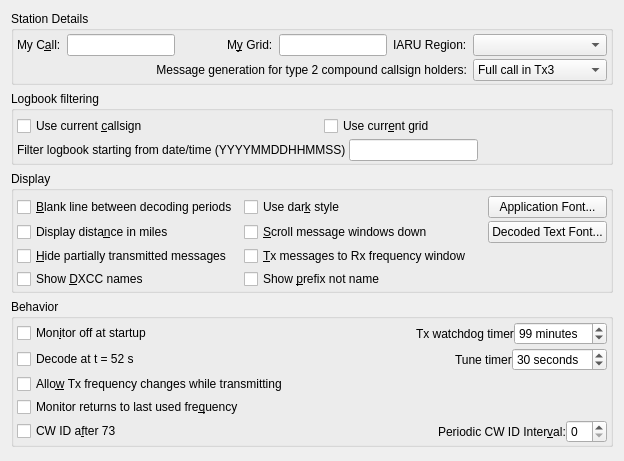
     <widget class="QWidget" name="general_tab">
      <attribute name="title">
       <string>Genera&amp;l</string>
      </attribute>
      <attribute name="toolTip">
       <string>General station details and settings.</string>
      </attribute>
      <layout class="QVBoxLayout" name="verticalLayout_4">
       <item>
        <widget class="QGroupBox" name="station_group_box">
         <property name="sizePolicy">
          <sizepolicy hsizetype="Preferred" vsizetype="Preferred">
           <horstretch>0</horstretch>
           <verstretch>0</verstretch>
          </sizepolicy>
         </property>
         <property name="title">
          <string>Station Details</string>
         </property>
         <layout class="QGridLayout" name="gridLayout_14">
          <property name="leftMargin">
           <number>3</number>
          </property>
          <property name="topMargin">
           <number>3</number>
          </property>
          <property name="rightMargin">
           <number>3</number>
          </property>
          <property name="bottomMargin">
           <number>1</number>
          </property>
          <property name="verticalSpacing">
           <number>3</number>
          </property>
          <item row="0" column="0">
           <widget class="QLabel" name="callsign_label">
            <property name="text">
             <string>My C&amp;all:</string>
            </property>
            <property name="buddy">
             <cstring>callsign_line_edit</cstring>
            </property>
           </widget>
          </item>
          <item row="0" column="1">
           <widget class="QLineEdit" name="callsign_line_edit">
            <property name="toolTip">
             <string>Station callsign.</string>
            </property>
           </widget>
          </item>
          <item row="0" column="2">
           <spacer name="horizontalSpacer_4">
            <property name="orientation">
             <enum>Qt::Horizontal</enum>
            </property>
            <property name="sizeHint" stdset="0">
             <size>
              <width>40</width>
              <height>20</height>
             </size>
            </property>
           </spacer>
          </item>
          <item row="0" column="3">
           <widget class="QLabel" name="grid_label">
            <property name="text">
             <string>M&amp;y Grid:</string>
            </property>
            <property name="buddy">
             <cstring>grid_line_edit</cstring>
            </property>
           </widget>
          </item>
          <item row="0" column="4">
           <widget class="QLineEdit" name="grid_line_edit">
            <property name="toolTip">
             <string>Maidenhead locator (only the first four characters are required).</string>
            </property>
           </widget>
          </item>
          <item row="0" column="5">
           <widget class="QLabel" name="label_121">
            <property name="text">
             <string>IARU Region:</string>
            </property>
            <property name="buddy">
             <cstring>region_combo_box</cstring>
            </property>
           </widget>
          </item>
          <item row="0" column="6">
           <widget class="QComboBox" name="region_combo_box">
            <property name="toolTip">
             <string>&lt;html&gt;&lt;head/&gt;&lt;body&gt;&lt;p&gt;Select your IARU region.&lt;/p&gt;&lt;/body&gt;&lt;/html&gt;</string>
            </property>
           </widget>
          </item>
          <item row="1" column="6">
           <widget class="QComboBox" name="type_2_msg_gen_combo_box">
            <property name="enabled">
             <bool>true</bool>
            </property>
            <property name="toolTip">
             <string>&lt;html&gt;&lt;head/&gt;&lt;body&gt;&lt;p&gt;Type 2 compound callsigns are those with prefixes or suffixes not included in the allowed shortlist (See Help-&amp;gt;Add-on prefixes and suffixes).&lt;/p&gt;&lt;p&gt;This option determines which generated messages should contain your full type 2 compound call sign rather than your base callsign. It only applies if you have a type 2 compound callsign.&lt;/p&gt;&lt;p&gt;This option controls the way the messages that are used to answer CQ calls are generated. Generated messages 6 (CQ) and 5 (73) will always contain your full callsign. The JT65 and JT9 protocols allow for some standard messages with your full call at the expense of another piece of information such as the DX call or your locator.&lt;/p&gt;&lt;p&gt;Choosing message 1 omits the DX callsign which may be an issue when replying to CQ calls. Choosing message 3 also omits the DX callsign and many versions of this and other software will not extract the report. Choosing neither means that your full callsign only goes in your message 5 (73) so your QSO partner my log the wrong callsign.&lt;/p&gt;&lt;p&gt;None of these options are perfect, message 3 is best but be aware your QSO partner may not log the report you send them.&lt;/p&gt;&lt;/body&gt;&lt;/html&gt;</string>
            </property>
            <property name="currentIndex">
             <number>1</number>
            </property>
            <item>
             <property name="text">
              <string>Full call in Tx1</string>
             </property>
            </item>
            <item>
             <property name="text">
              <string>Full call in Tx3</string>
             </property>
            </item>
            <item>
             <property name="text">
              <string>Full call in Tx5 only</string>
             </property>
            </item>
           </widget>
          </item>
          <item row="1" column="0" colspan="6">
           <widget class="QLabel" name="label_5">
            <property name="text">
             <string>Message generation for type 2 compound callsign holders:</string>
            </property>
            <property name="alignment">
             <set>Qt::AlignRight|Qt::AlignTrailing|Qt::AlignVCenter</set>
            </property>
            <property name="buddy">
             <cstring>type_2_msg_gen_combo_box</cstring>
            </property>
           </widget>
          </item>
         </layout>
        </widget>
       </item>
       <item>
        <widget class="QGroupBox" name="groupBox_13">
         <property name="minimumSize">
          <size>
           <width>0</width>
           <height>60</height>
          </size>
         </property>
         <property name="title">
          <string>Logbook filtering</string>
         </property>
         <layout class="QGridLayout" name="gridLayout_42">
          <property name="leftMargin">
           <number>3</number>
          </property>
          <property name="topMargin">
           <number>3</number>
          </property>
          <property name="rightMargin">
           <number>3</number>
          </property>
          <property name="bottomMargin">
           <number>1</number>
          </property>
          <item row="0" column="0">
           <layout class="QVBoxLayout" name="verticalLayout_22">
            <property name="spacing">
             <number>3</number>
            </property>
            <property name="topMargin">
             <number>2</number>
            </property>
            <item>
             <layout class="QHBoxLayout" name="horizontalLayout_38">
              <item>
               <widget class="QCheckBox" name="callNotif_check_box">
                <property name="text">
                 <string>Use current &amp;callsign</string>
                </property>
               </widget>
              </item>
              <item>
               <spacer name="horizontalSpacer_32">
                <property name="orientation">
                 <enum>Qt::Horizontal</enum>
                </property>
                <property name="sizeHint" stdset="0">
                 <size>
                  <width>10</width>
                  <height>5</height>
                 </size>
                </property>
               </spacer>
              </item>
              <item>
               <widget class="QCheckBox" name="gridNotif_check_box">
                <property name="text">
                 <string>Use curr&amp;ent grid</string>
                </property>
               </widget>
              </item>
              <item>
               <spacer name="horizontalSpacer_34">
                <property name="orientation">
                 <enum>Qt::Horizontal</enum>
                </property>
                <property name="sizeHint" stdset="0">
                 <size>
                  <width>10</width>
                  <height>5</height>
                 </size>
                </property>
               </spacer>
              </item>
             </layout>
            </item>
            <item>
             <layout class="QHBoxLayout" name="horizontalLayout_39">
              <item>
               <widget class="QLabel" name="label_25">
                <property name="text">
                 <string>Filter logbook starting from date/time (YYYYMMDDHHMMSS)</string>
                </property>
               </widget>
              </item>
              <item>
               <widget class="QLineEdit" name="logTime_line_edit">
                <property name="maxLength">
                 <number>14</number>
                </property>
               </widget>
              </item>
              <item>
               <spacer name="horizontalSpacer_33">
                <property name="orientation">
                 <enum>Qt::Horizontal</enum>
                </property>
                <property name="sizeHint" stdset="0">
                 <size>
                  <width>40</width>
                  <height>20</height>
                 </size>
                </property>
               </spacer>
              </item>
             </layout>
            </item>
           </layout>
          </item>
         </layout>
        </widget>
       </item>
       <item>
        <widget class="QGroupBox" name="display_group_box">
         <property name="sizePolicy">
          <sizepolicy hsizetype="Preferred" vsizetype="Preferred">
           <horstretch>0</horstretch>
           <verstretch>0</verstretch>
          </sizepolicy>
         </property>
         <property name="title">
          <string>Display</string>
         </property>
         <layout class="QGridLayout" name="gridLayout_4">
          <property name="leftMargin">
           <number>3</number>
          </property>
          <property name="topMargin">
           <number>3</number>
          </property>
          <property name="rightMargin">
           <number>3</number>
          </property>
          <property name="bottomMargin">
           <number>1</number>
          </property>
          <property name="verticalSpacing">
           <number>6</number>
          </property>
          <item row="0" column="1">
           <layout class="QGridLayout" name="gridLayout_21">
            <property name="topMargin">
             <number>2</number>
            </property>
            <property name="verticalSpacing">
             <number>3</number>
            </property>
            <item row="0" column="2">
             <widget class="QPushButton" name="font_push_button">
              <property name="toolTip">
               <string>Set the font characteristics for the application.</string>
              </property>
              <property name="text">
               <string>Application Font...</string>
              </property>
             </widget>
            </item>
            <item row="1" column="2">
             <widget class="QPushButton" name="decoded_text_font_push_button">
              <property name="toolTip">
               <string>Set the font characteristics for the Band Activity and Rx Frequency areas.</string>
              </property>
              <property name="text">
               <string>Decoded Text Font...</string>
              </property>
             </widget>
            </item>
            <item row="1" column="1">
             <widget class="QCheckBox" name="scroll_check_box">
              <property name="toolTip">
               <string>Scroll message windows down not up.</string>
              </property>
              <property name="text">
               <string>&amp;Scroll message windows down</string>
              </property>
             </widget>
            </item>
            <item row="1" column="0">
             <widget class="QCheckBox" name="miles_check_box">
              <property name="toolTip">
               <string>Show distance to DX station in miles rather than kilometers.</string>
              </property>
              <property name="text">
               <string>Display dista&amp;nce in miles</string>
              </property>
             </widget>
            </item>
            <item row="2" column="0">
             <widget class="QCheckBox" name="hide_TX_messages_check_box">
              <property name="toolTip">
               <string>&lt;html&gt;&lt;head/&gt;&lt;body&gt;&lt;p&gt;When TX message is changed previous message will not be shown if it was transmitted for less than 2 seconds.&lt;/p&gt;&lt;/body&gt;&lt;/html&gt;</string>
              </property>
              <property name="text">
               <string>&amp;Hide partially transmitted messages</string>
              </property>
             </widget>
            </item>
            <item row="3" column="1">
             <widget class="QCheckBox" name="countryPrefix_check_box">
              <property name="toolTip">
               <string>Append prefix instead of name.</string>
              </property>
              <property name="text">
               <string>Show &amp;prefix not name</string>
              </property>
             </widget>
            </item>
            <item row="2" column="1">
             <widget class="QCheckBox" name="TX_messages_check_box">
              <property name="enabled">
               <bool>true</bool>
              </property>
              <property name="toolTip">
               <string>Show outgoing transmitted messages in the Rx frequency window.</string>
              </property>
              <property name="text">
               <string>&amp;Tx messages to Rx frequency window</string>
              </property>
              <property name="checked">
               <bool>false</bool>
              </property>
             </widget>
            </item>
            <item row="3" column="0">
             <widget class="QCheckBox" name="countryName_check_box">
              <property name="toolTip">
               <string>Append DXCC names to decoded messages.</string>
              </property>
              <property name="text">
               <string>Show &amp;DXCC names</string>
              </property>
             </widget>
            </item>
            <item row="0" column="0">
             <widget class="QCheckBox" name="insert_blank_check_box">
              <property name="toolTip">
               <string>Include a separator line between periods in the band activity window.</string>
              </property>
              <property name="text">
               <string>&amp;Blank line between decoding periods</string>
              </property>
             </widget>
            </item>
            <item row="0" column="1">
             <layout class="QHBoxLayout" name="horizontalLayout_40">
              <item>
               <widget class="QCheckBox" name="useDarkStyle_check_box">
                <property name="text">
                 <string>Use dar&amp;k style</string>
                </property>
               </widget>
              </item>
              <item>
               <spacer name="horizontalSpacer_2">
                <property name="orientation">
                 <enum>Qt::Horizontal</enum>
                </property>
                <property name="sizeHint" stdset="0">
                 <size>
                  <width>0</width>
                  <height>0</height>
                 </size>
                </property>
               </spacer>
              </item>
             </layout>
            </item>
           </layout>
          </item>
         </layout>
        </widget>
       </item>
       <item>
        <widget class="QGroupBox" name="behaviour_group_box">
         <property name="title">
          <string>Behavior</string>
         </property>
         <layout class="QGridLayout" name="gridLayout_8">
          <property name="leftMargin">
           <number>3</number>
          </property>
          <property name="topMargin">
           <number>3</number>
          </property>
          <property name="rightMargin">
           <number>3</number>
          </property>
          <property name="bottomMargin">
           <number>1</number>
          </property>
          <property name="horizontalSpacing">
           <number>6</number>
          </property>
          <property name="verticalSpacing">
           <number>3</number>
          </property>
          <item row="0" column="0">
           <layout class="QHBoxLayout" name="horizontalLayout_32">
            <item>
             <widget class="QCheckBox" name="monitor_off_check_box">
              <property name="toolTip">
               <string>Don't start decoding until the monitor button is clicked.</string>
              </property>
              <property name="text">
               <string>Mon&amp;itor off at startup</string>
              </property>
              <property name="checked">
               <bool>false</bool>
              </property>
             </widget>
            </item>
            <item>
             <spacer name="horizontalSpacer_18">
              <property name="orientation">
               <enum>Qt::Horizontal</enum>
              </property>
              <property name="sizeHint" stdset="0">
               <size>
                <width>40</width>
                <height>20</height>
               </size>
              </property>
             </spacer>
            </item>
            <item>
             <widget class="QLabel" name="label_30">
              <property name="enabled">
               <bool>true</bool>
              </property>
              <property name="text">
               <string>Tx watchdog timer</string>
              </property>
             </widget>
            </item>
            <item>
             <widget class="QSpinBox" name="tx_watchdog_spin_box">
              <property name="enabled">
               <bool>true</bool>
              </property>
              <property name="toolTip">
               <string>&lt;html&gt;&lt;head/&gt;&lt;body&gt;&lt;p&gt;Number of minutes before unattended transmissions are aborted&lt;/p&gt;&lt;/body&gt;&lt;/html&gt;</string>
              </property>
              <property name="specialValueText">
               <string>Disabled</string>
              </property>
              <property name="suffix">
               <string> minutes</string>
              </property>
              <property name="value">
               <number>120</number>
              </property>
              <property name="maximum">
               <number>999</number>
              </property>
             </widget>
            </item>
           </layout>
          </item>
          <item row="1" column="0">
           <layout class="QHBoxLayout" name="horizontalLayout_33">
            <item>
             <widget class="QCheckBox" name="decode_at_52s_check_box">
              <property name="text">
               <string>Decode at t = 52 s</string>
              </property>
             </widget>
            </item>
            <item>
             <spacer name="horizontalSpacer_26">
              <property name="orientation">
               <enum>Qt::Horizontal</enum>
              </property>
              <property name="sizeHint" stdset="0">
               <size>
                <width>40</width>
                <height>20</height>
               </size>
              </property>
             </spacer>
            </item>
            <item>
             <widget class="QLabel" name="label_32">
              <property name="text">
               <string>Tune timer</string>
              </property>
             </widget>
            </item>
            <item>
             <widget class="QSpinBox" name="tune_timer_spin_box">
              <property name="toolTip">
               <string>&lt;html&gt;&lt;head/&gt;&lt;body&gt;&lt;p&gt;Number of seconds before tune is aborted&lt;/p&gt;&lt;/body&gt;&lt;/html&gt;</string>
              </property>
              <property name="specialValueText">
               <string>Disabled</string>
              </property>
              <property name="suffix">
               <string> seconds</string>
              </property>
              <property name="minimum">
               <number>0</number>
              </property>
              <property name="maximum">
               <number>300</number>
              </property>
              <property name="singleStep">
               <number>5</number>
              </property>
              <property name="value">
               <number>30</number>
              </property>
             </widget>
            </item>
           </layout>
          </item>
          <item row="2" column="0">
           <widget class="QCheckBox" name="tx_QSY_check_box">
            <property name="toolTip">
             <string>&lt;html&gt;&lt;head/&gt;&lt;body&gt;&lt;p&gt;Some rigs are not able to process CAT commands while transmitting. This means that if you are operating in split mode you may have to uncheck this option.&lt;/p&gt;&lt;/body&gt;&lt;/html&gt;</string>
            </property>
            <property name="text">
             <string>Allo&amp;w Tx frequency changes while transmitting</string>
            </property>
           </widget>
          </item>
          <item row="3" column="0">
           <widget class="QCheckBox" name="monitor_last_used_check_box">
            <property name="toolTip">
             <string>&lt;html&gt;&lt;head/&gt;&lt;body&gt;&lt;p&gt;Check this if you wish to automatically return to the last monitored frequency when monitor is enabled, leave it unchecked if you wish to have the current rig frequency maintained.&lt;/p&gt;&lt;/body&gt;&lt;/html&gt;</string>
            </property>
            <property name="text">
             <string>Monitor returns to last used fre&amp;quency</string>
            </property>
           </widget>
          </item>
          <item row="4" column="0">
           <layout class="QHBoxLayout" name="horizontalLayout_9">
            <item>
             <widget class="QCheckBox" name="CW_id_after_73_check_box">
              <property name="toolTip">
               <string>Send a CW ID after every 73 or free text message.</string>
              </property>
              <property name="text">
               <string>CW ID a&amp;fter 73</string>
              </property>
             </widget>
            </item>
            <item>
             <spacer name="horizontalSpacer">
              <property name="orientation">
               <enum>Qt::Horizontal</enum>
              </property>
              <property name="sizeHint" stdset="0">
               <size>
                <width>40</width>
                <height>20</height>
               </size>
              </property>
             </spacer>
            </item>
            <item>
             <widget class="QLabel" name="label">
              <property name="sizePolicy">
               <sizepolicy hsizetype="Preferred" vsizetype="Preferred">
                <horstretch>0</horstretch>
                <verstretch>0</verstretch>
               </sizepolicy>
              </property>
              <property name="text">
               <string>Periodic CW ID Inter&amp;val:</string>
              </property>
              <property name="buddy">
               <cstring>CW_id_interval_spin_box</cstring>
              </property>
             </widget>
            </item>
            <item>
             <widget class="QSpinBox" name="CW_id_interval_spin_box">
              <property name="sizePolicy">
               <sizepolicy hsizetype="Minimum" vsizetype="Fixed">
                <horstretch>0</horstretch>
                <verstretch>0</verstretch>
               </sizepolicy>
              </property>
              <property name="toolTip">
               <string>Send a CW ID periodically every few minutes.
This might be required under your countries licence regulations.
It will not interfere with other users as it is always sent in the
quiet period when decoding is done.</string>
              </property>
             </widget>
            </item>
           </layout>
          </item>
         </layout>
        </widget>
       </item>
       <item>
        <spacer name="verticalSpacer">
         <property name="orientation">
          <enum>Qt::Vertical</enum>
         </property>
         <property name="sizeHint" stdset="0">
          <size>
           <width>20</width>
           <height>3</height>
          </size>
         </property>
        </spacer>
       </item>
      </layout>
     </widget>
